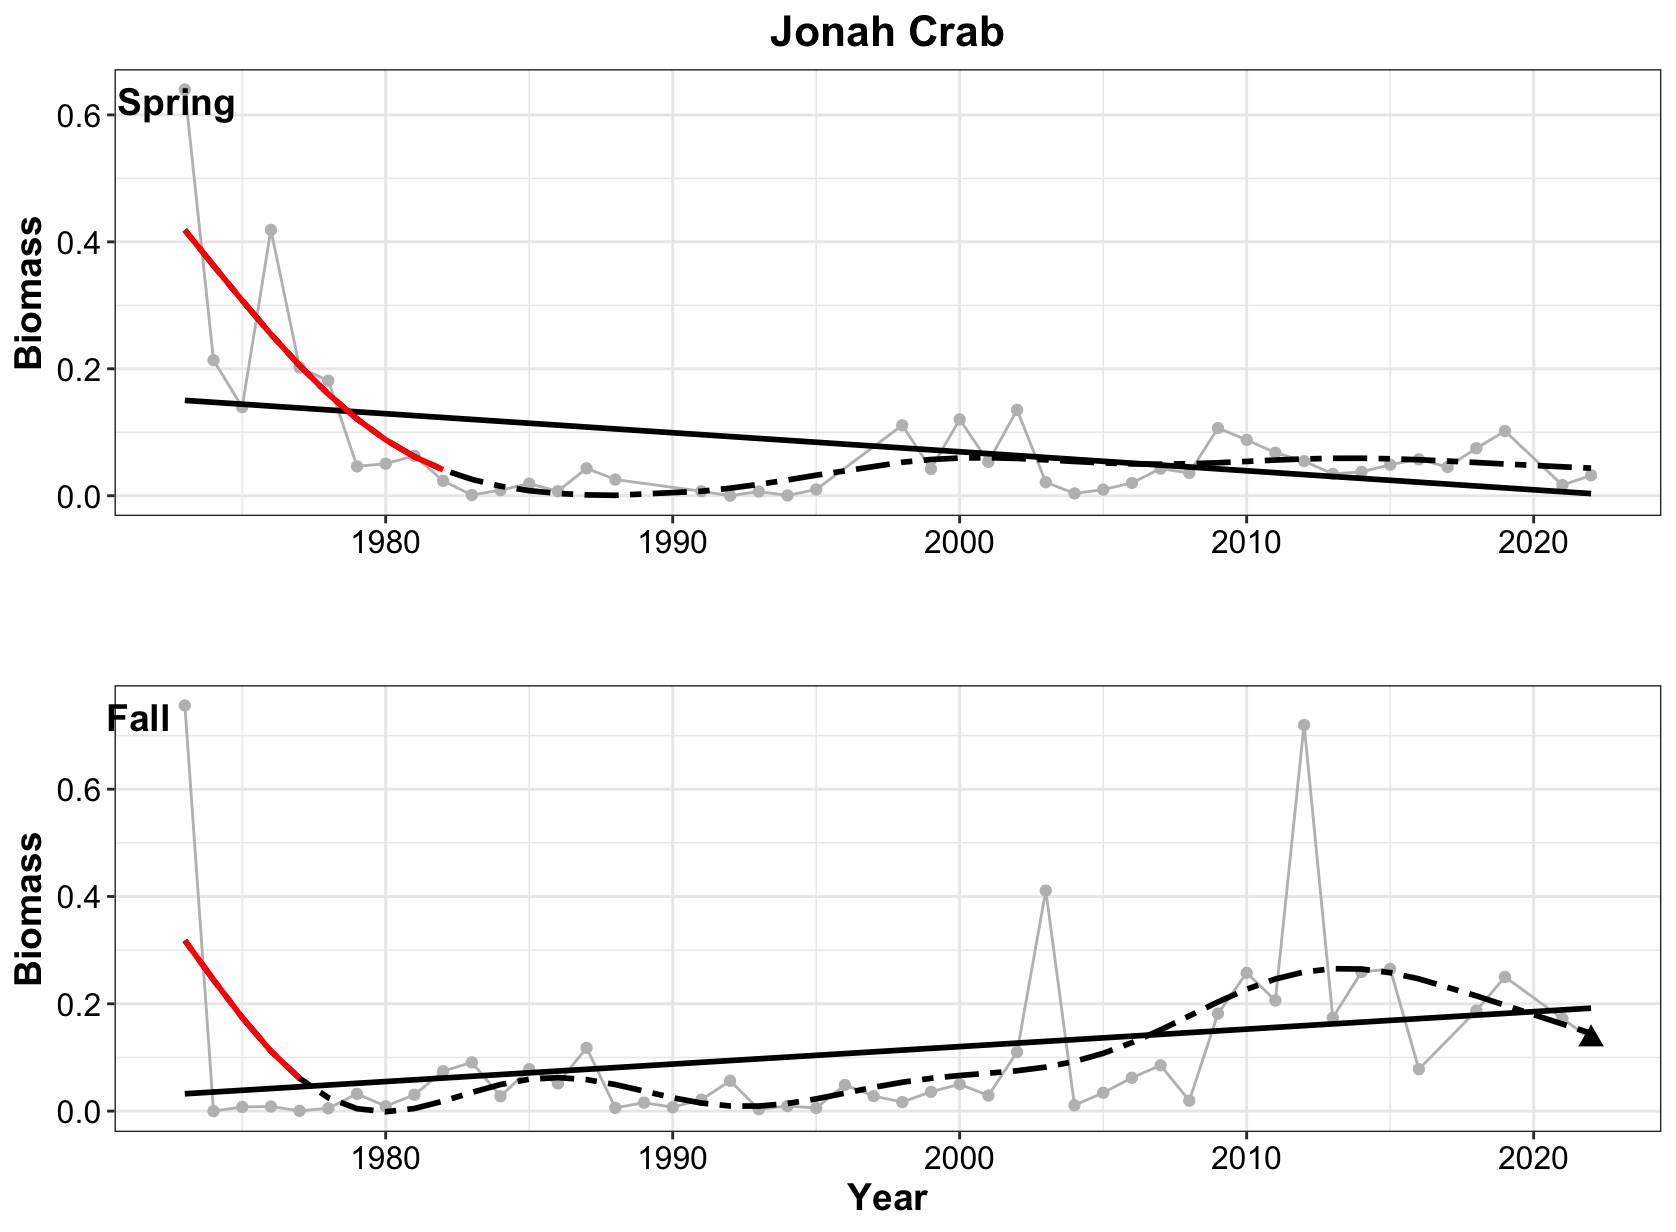

This figure's R source:
## Figures for Jonah Crab

## **Laura Gruenburg, lagruenburg@gmail.com**

#   **LAST UPDATED:September 28, 2023**

###load required functions
#  You will need to download the functions from here https://gist.github.com/gavinsimpson/e73f011fdaaab4bb5a30

setwd("~/Desktop/NYB Indicators/Deriv")
source("Deriv.R")
library(mgcv)
library(ggplot2)
#library(mgcViz)
library(ggpubr)

#######Load the datasets
setwd("~/Desktop/NYB Indicators/NYB_Indicators_Calculations/Final_Timeseries_Figures/Timeseries_Files_2023")
ds_1<-read.csv("jonah_spring_2023.csv", header = TRUE)
ds<- ds_1[ds_1$YEAR > 1972, ]

#calculate the 30th a and 70th percentiles for the short term column of the indicators report
qds = quantile(ds$strat.biomass, probs = c(.30, .70))

# find the last 5 years mean
mn_ds5 = mean(ds$strat.biomass[ds$YEAR >= 2019])
# what quintile the data is in
mn_ds5 >qds


# Creat a GAM - adjust k and remember to check model
mod<- gam(strat.biomass ~ s(YEAR, k=10), data = ds)
summary(mod) #check out model
gam.check(mod)

pdata <- with(ds, data.frame(YEAR = YEAR))
p2_mod <- predict(mod, newdata = pdata,  type = "terms", se.fit = TRUE)
intercept = 0.07708367   # look at p2_mod and extract the intercept
pdata <- transform(pdata, p2_mod = p2_mod$fit[,1], se2 = p2_mod$se.fit[,1])

#  Now that we have the model prediction, the next step is to calculate the first derivative
#  Then determine which increases and decreases are significant
Term = "YEAR"
mod.d <- Deriv(mod, n=45) # n is the number of YEARs
mod.dci <- confint(mod.d, term = Term)
mod.dsig <- signifD(pdata$p2_mod, d = mod.d[[Term]]$deriv,
                    +                    mod.dci[[Term]]$upper, mod.dci[[Term]]$lower)

# Take a quick look to make sure it appears ok before final plotting
plot(strat.biomass ~ YEAR, data = ds)
lines(strat.biomass ~ YEAR, data = ds)
lines(p2_mod+intercept ~ YEAR, data = pdata, type = "n")
lines(p2_mod+intercept ~ YEAR, data = pdata)
lines(unlist(mod.dsig$incr)+intercept ~ YEAR, data = pdata, col = "blue", lwd = 3)
lines(unlist(mod.dsig$decr)+intercept ~ YEAR, data = pdata, col = "red", lwd = 3)

linearMod<- lm(strat.biomass ~ YEAR, data=ds)
summary(linearMod)

p1 = ggplot() + 
  geom_line(data = ds, aes(x = YEAR, y = strat.biomass), color = 'grey') +
  geom_point(data = ds, aes(x = YEAR, y = strat.biomass), color = 'gray') + 
  #geom_point(data = ds[45:46, ], aes(x = YEAR, y = strat.biomass), shape = 17, size = 3) + 
  geom_smooth(data = ds, aes(x = YEAR, y = strat.biomass), method = lm, se = FALSE, color = 'black') + 
  geom_line(data=pdata, aes(x = YEAR, y = p2_mod+intercept), se = FALSE, color = 'black', linetype = 'twodash', size = 1) + 
  geom_line(data = pdata, aes(y = unlist(mod.dsig$incr)+intercept, x = YEAR), color = "blue", size = 1) + 
  geom_line(data = pdata, aes(y = unlist(mod.dsig$decr)+intercept, x = YEAR), color = 'red', size = 1) + 
  theme_bw() +
  labs (y = bquote("Biomass"), x = '', title = 'Jonah Crab') + 
  theme(plot.title=element_text(size = 16,face = 'bold',hjust = 0.5), axis.title=element_text(size = 14, face = 'bold'), axis.text= element_text(color = 'black', size = 12))


ds_2<-read.csv("jonah_fall_2023.csv", header = TRUE)
ds2 <- ds_2[ds_2$YEAR > 1972, ]

#calculate the 30th a and 70th percentiles for the short term column of the indicators report
qds2 = quantile(ds2$strat.biomass, probs = c(.30, .70))

# find the last 5 years mean
mn_ds25 = mean(ds2$strat.biomass[ds2$YEAR >= 2019])
# what quintile the data is in
mn_ds25 >qds2

# Creat a GAM - adjust k and remember to check model
mod2<- gam(strat.biomass ~ s(YEAR, k=10), data = ds2)
summary(mod2) #check out model
gam.check(mod2)

pdata2 <- with(ds2, data.frame(YEAR = YEAR))
p2_mod2 <- predict(mod2, newdata = pdata2,  type = "terms", se.fit = TRUE)
intercept2 = 0.1092346    # look at p2_mod and extract the intercept
pdata2 <- transform(pdata2, p2_mod2 = p2_mod2$fit[,1], se2 = p2_mod2$se.fit[,1])

#  Now that we have the model prediction, the next step is to calculate the first derivative
#  Then determine which increases and decreases are significant
Term = "YEAR"
mod2.d <- Deriv(mod2, n=48) # n is the number of YEARs
mod2.dci <- confint(mod2.d, term = Term)
mod2.dsig <- signifD(pdata2$p2_mod2, d = mod2.d[[Term]]$deriv,
                     +                    mod2.dci[[Term]]$upper, mod2.dci[[Term]]$lower)

# Take a quick look to make sure it appears ok before final plotting
plot(strat.biomass ~ YEAR, data = ds2)
lines(strat.biomass ~ YEAR, data = ds2)
lines(p2_mod2+intercept2 ~ YEAR, data = pdata2, type = "n")
lines(p2_mod2+intercept2 ~ YEAR, data = pdata2)
lines(unlist(mod2.dsig$incr)+intercept2 ~ YEAR, data = pdata2, col = "blue", lwd = 3)
lines(unlist(mod2.dsig$decr)+intercept2 ~ YEAR, data = pdata2, col = "red", lwd = 3)

linearmod2<- lm(strat.biomass ~ YEAR, data=ds2)
summary(linearmod2)

p2 = ggplot() + 
  geom_line(data = ds2, aes(x = YEAR, y = strat.biomass), color = 'grey') +
  geom_point(data = ds2, aes(x = YEAR, y = strat.biomass), color = 'gray') + 
  geom_point(data = ds2[48, ], aes(x = YEAR, y = strat.biomass), shape = 17, size = 3) + 
  geom_smooth(data = ds2, aes(x = YEAR, y = strat.biomass), method = lm, se = FALSE, color = 'black') + 
  geom_line(data=pdata2, aes(x = YEAR, y = p2_mod2+intercept2), se = FALSE, color = 'black', linetype = 'twodash', size = 1) + 
  geom_line(data = pdata2, aes(y = unlist(mod2.dsig$incr)+intercept2, x = YEAR), color = "blue", size = 1) + 
  geom_line(data = pdata2, aes(y = unlist(mod2.dsig$decr)+intercept2, x = YEAR), color = 'red', size = 1) + 
  theme_bw() +
  labs (y = bquote("Biomass"), x = 'Year', title = '') + 
  theme(plot.title=element_text(size = 16,face = 'bold',hjust = 0.5), axis.title=element_text(size = 14, face = 'bold'), axis.text= element_text(color = 'black', size = 12))


ggarrange(p1, p2, 
          labels = c("Spring", " Fall"),
          label.x = c(.035,.035),
          label.y = c(0.88,0.88),
          font.label = (face = 'Italic'),
          ncol = 1, nrow = 2)
